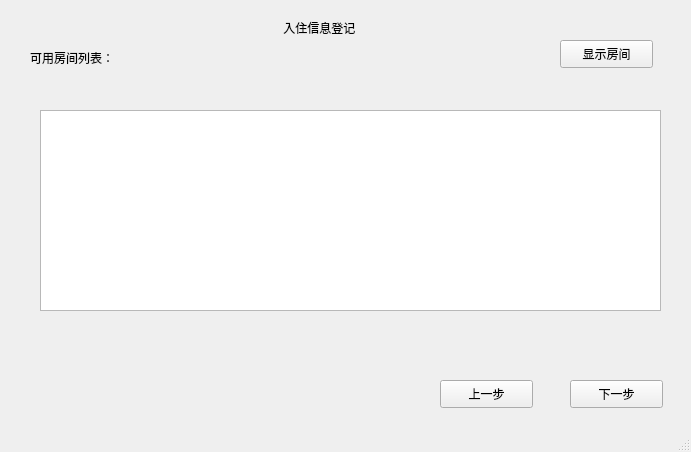
<?xml version="1.0" encoding="UTF-8"?>
<ui version="4.0">
 <class>Register2</class>
 <widget class="QMainWindow" name="Register2">
  <property name="geometry">
   <rect>
    <x>0</x>
    <y>0</y>
    <width>691</width>
    <height>452</height>
   </rect>
  </property>
  <property name="windowTitle">
   <string>查看可用房间</string>
  </property>
  <widget class="QWidget" name="centralwidget">
   <widget class="QLabel" name="label">
    <property name="geometry">
     <rect>
      <x>280</x>
      <y>20</y>
      <width>111</width>
      <height>16</height>
     </rect>
    </property>
    <property name="text">
     <string> 入住信息登记</string>
    </property>
   </widget>
   <widget class="QPushButton" name="pushButton">
    <property name="geometry">
     <rect>
      <x>440</x>
      <y>380</y>
      <width>93</width>
      <height>28</height>
     </rect>
    </property>
    <property name="text">
     <string>上一步</string>
    </property>
   </widget>
   <widget class="QLabel" name="label_2">
    <property name="geometry">
     <rect>
      <x>30</x>
      <y>50</y>
      <width>111</width>
      <height>16</height>
     </rect>
    </property>
    <property name="text">
     <string>可用房间列表：</string>
    </property>
   </widget>
   <widget class="QPushButton" name="pushButton_2">
    <property name="geometry">
     <rect>
      <x>570</x>
      <y>380</y>
      <width>93</width>
      <height>28</height>
     </rect>
    </property>
    <property name="text">
     <string>下一步</string>
    </property>
   </widget>
   <widget class="QTableView" name="tableView">
    <property name="geometry">
     <rect>
      <x>40</x>
      <y>110</y>
      <width>621</width>
      <height>201</height>
     </rect>
    </property>
   </widget>
   <widget class="QPushButton" name="pushButton_3">
    <property name="geometry">
     <rect>
      <x>560</x>
      <y>40</y>
      <width>93</width>
      <height>28</height>
     </rect>
    </property>
    <property name="text">
     <string>显示房间</string>
    </property>
   </widget>
  </widget>
  <widget class="QStatusBar" name="statusbar"/>
 </widget>
 <resources/>
 <connections/>
</ui>
